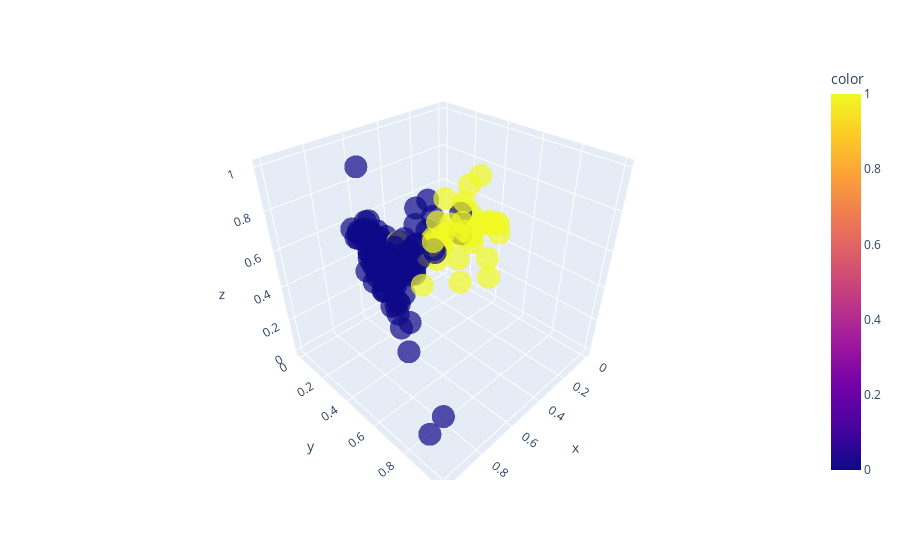

Source (notebook cell):
### Markdown cell above
## Raw clusters visualisation on PCA axis values

### Code cell
data_raw["PC1"] = data_pca["PC1"]
data_raw["PC2"] = data_pca["PC2"]
data_raw["PC3"] = data_pca["PC3"]
data_raw["PC4"] = data_pca["PC4"]
countries = data_raw.index.tolist()
fig = px.scatter_3d(x=data_raw.PC1, y=data_raw.PC2, z=data_raw.PC3, color=data_raw.cluster_raw, opacity=0.7)
fig.update_traces(mode="markers", hovertemplate=countries)
fig.show()

### Figure 1 — Plotly figure (JSON) as saved in the notebook; plotly's stock layout.template omitted (floating-point values rounded to 4 significant figures; data arrays with more than 128 entries replaced by an {"elided": "..."} marker saying what was removed)
{"data": [{"hovertemplate": {"elided": "167 str values"}, "legendgroup": "", "marker": {"color": {"elided": "167 int values"}, "coloraxis": "coloraxis", "opacity": 0.7, "symbol": "circle"}, "mode": "markers", "name": "", "scene": "scene", "showlegend": false, "type": "scatter3d", "x": {"elided": "167 float values"}, "y": {"elided": "167 float values"}, "z": {"elided": "167 float values"}}], "layout": {"coloraxis": {"colorbar": {"title": {"text": "color"}}, "colorscale": [[0, "#0d0887"], [0.1111, "#46039f"], [0.2222, "#7201a8"], [0.3333, "#9c179e"], [0.4444, "#bd3786"], [0.5556, "#d8576b"], [0.6667, "#ed7953"], [0.7778, "#fb9f3a"], [0.8889, "#fdca26"], [1, "#f0f921"]]}, "legend": {"tracegroupgap": 0}, "margin": {"t": 60}, "scene": {"domain": {"x": [0, 1], "y": [0, 1]}, "xaxis": {"title": {"text": "x"}}, "yaxis": {"title": {"text": "y"}}, "zaxis": {"title": {"text": "z"}}}}}
